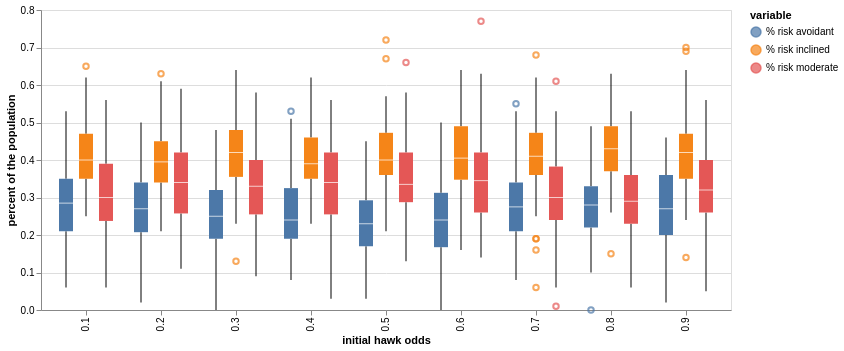

Notebook cell for this chart:
### Code cell
alt.Chart(melted_df).mark_boxplot().encode(
    x=alt.X('hawk_odds:N', title='initial hawk odds'),
    y=alt.Y('value', title='percent of the population'),
    color=alt.Color('variable'),
    xOffset=alt.XOffset('variable')
)

### Figure 1 — Vega-Lite specification as saved in the notebook (floating-point values rounded to 4 significant figures; data arrays with more than 128 entries replaced by an {"elided": "..."} marker saying what was removed)
{"config": {"view": {"continuousWidth": 300, "continuousHeight": 300}}, "data": {"name": "data-346fe8136ad7d3dacb9c887492c2c686"}, "mark": {"type": "boxplot"}, "encoding": {"color": {"field": "variable", "type": "nominal"}, "x": {"field": "hawk_odds", "title": "initial hawk odds", "type": "nominal"}, "xOffset": {"field": "variable", "type": "nominal"}, "y": {"field": "value", "title": "percent of the population", "type": "quantitative"}}, "$schema": "https://vega.github.io/schema/vega-lite/v6.4.1.json", "datasets": {"data-346fe8136ad7d3dacb9c887492c2c686": {"elided": "2454 records"}}}
